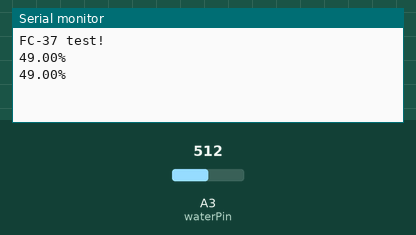
Recording of a sketch running on a simulated Arduino Uno, built with avr-gcc and run on an emulated ATmega328P. On the bench: the last lines printed to the serial monitor. Inputs (shaded band) come from the test bench; at power-on: A3 (waterPin) = 512.

Above: at 2.8 s.
2.9 s: A3 (waterPin) set to 716
At 4.9 s:
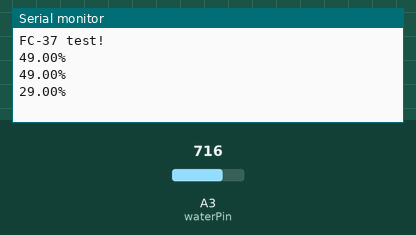
5.6 s: A3 (waterPin) set to 900
At 6.5 s:
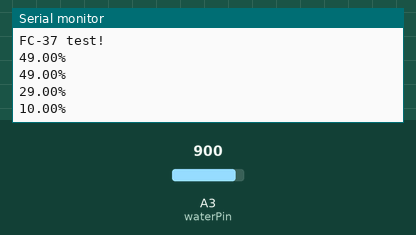
Timing chart, 0 to 8.6 s (numbered marks = the images above; inputs shaded):
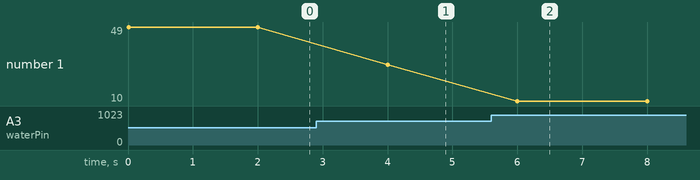

Measured:
- after the input at 2.9 s, the serial monitor: prints a new line after 1.1 s (image 1)
- after the input at 5.6 s, the serial monitor: prints a new line after 0.40 s (image 2)
- plotted number 1: 49 → 29 after the input at 2.9 s, 29 → 10 after the input at 5.6 s

The sketch:

FC-37.ino
```cpp
#define waterPin A3

class deviceFC37 {
  public:
    deviceFC37() {
    }

    float readValue() {
       int sensorRead = analogRead(waterPin);
       //return (sensorRead*100)/1023;
       int ratio = 100-(sensorRead/10);
       if(ratio<0) {
          return 0;
       }else if(ratio>100) {
          return 100;
       }else{
          return ratio;
       }
    }
};

deviceFC37 sensorFC37;

void setup() {
  Serial.begin(9600);
  Serial.println("FC-37 test!");

}

void loop() {
  Serial.print(sensorFC37.readValue());  //回傳值為漏水的機率, 單位%
  Serial.println('%');
  delay(2000);

}
```
